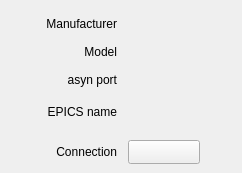
    <widget class="QWidget" name="tab_4">
     <attribute name="title">
      <string>Setup</string>
     </attribute>
     <widget class="QELabel" name="qelabel_25">
      <property name="geometry">
       <rect>
        <x>128</x>
        <y>16</y>
        <width>65</width>
        <height>16</height>
       </rect>
      </property>
      <property name="variable" stdset="0">
       <string>$(P):cam1:Manufacturer_RBV</string>
      </property>
      <property name="variableSubstitutions" stdset="0">
       <string>P=CPS1</string>
      </property>
      <property name="displayAlarmState">
       <bool>false</bool>
      </property>
     </widget>
     <widget class="QELabel" name="qelabel_26">
      <property name="geometry">
       <rect>
        <x>128</x>
        <y>44</y>
        <width>105</width>
        <height>16</height>
       </rect>
      </property>
      <property name="variable" stdset="0">
       <string>$(P):cam1:Model_RBV</string>
      </property>
      <property name="variableSubstitutions" stdset="0">
       <string>P=CPS1</string>
      </property>
      <property name="displayAlarmState">
       <bool>false</bool>
      </property>
     </widget>
     <widget class="QELabel" name="qelabel_27">
      <property name="geometry">
       <rect>
        <x>128</x>
        <y>72</y>
        <width>105</width>
        <height>16</height>
       </rect>
      </property>
      <property name="variable" stdset="0">
       <string>$(P):cam1:PortName_RBV</string>
      </property>
      <property name="variableSubstitutions" stdset="0">
       <string>P=CPS1</string>
      </property>
      <property name="displayAlarmState">
       <bool>false</bool>
      </property>
     </widget>
     <widget class="QLabel" name="label_23">
      <property name="geometry">
       <rect>
        <x>24</x>
        <y>16</y>
        <width>93</width>
        <height>16</height>
       </rect>
      </property>
      <property name="text">
       <string>Manufacturer</string>
      </property>
      <property name="alignment">
       <set>Qt::AlignRight|Qt::AlignTrailing|Qt::AlignVCenter</set>
      </property>
     </widget>
     <widget class="QLabel" name="label_24">
      <property name="geometry">
       <rect>
        <x>24</x>
        <y>44</y>
        <width>93</width>
        <height>16</height>
       </rect>
      </property>
      <property name="text">
       <string>Model</string>
      </property>
      <property name="alignment">
       <set>Qt::AlignRight|Qt::AlignTrailing|Qt::AlignVCenter</set>
      </property>
     </widget>
     <widget class="QLabel" name="label_25">
      <property name="geometry">
       <rect>
        <x>24</x>
        <y>72</y>
        <width>93</width>
        <height>16</height>
       </rect>
      </property>
      <property name="text">
       <string>asyn port</string>
      </property>
      <property name="alignment">
       <set>Qt::AlignRight|Qt::AlignTrailing|Qt::AlignVCenter</set>
      </property>
     </widget>
     <widget class="QLabel" name="label_26">
      <property name="geometry">
       <rect>
        <x>24</x>
        <y>144</y>
        <width>93</width>
        <height>16</height>
       </rect>
      </property>
      <property name="text">
       <string>Connection</string>
      </property>
      <property name="alignment">
       <set>Qt::AlignRight|Qt::AlignTrailing|Qt::AlignVCenter</set>
      </property>
     </widget>
     <widget class="QLabel" name="label_27">
      <property name="geometry">
       <rect>
        <x>24</x>
        <y>104</y>
        <width>93</width>
        <height>16</height>
       </rect>
      </property>
      <property name="text">
       <string>EPICS name</string>
      </property>
      <property name="alignment">
       <set>Qt::AlignRight|Qt::AlignTrailing|Qt::AlignVCenter</set>
      </property>
     </widget>
     <widget class="QELabel" name="qelabel_48">
      <property name="geometry">
       <rect>
        <x>128</x>
        <y>104</y>
        <width>93</width>
        <height>16</height>
       </rect>
      </property>
      <property name="variable" stdset="0">
       <string>$(P):cam1:BI:EPICS:NAME.DESC</string>
      </property>
      <property name="variableSubstitutions" stdset="0">
       <string>P=CPS1</string>
      </property>
      <property name="styleSheet">
       <string notr="true"/>
      </property>
      <property name="displayAlarmState">
       <bool>false</bool>
      </property>
     </widget>
     <widget class="CAButton" name="cabutton_4">
      <property name="geometry">
       <rect>
        <x>128</x>
        <y>140</y>
        <width>72</width>
        <height>24</height>
       </rect>
      </property>
      <property name="checkable">
       <bool>true</bool>
      </property>
      <property name="writeOnClick" stdset="0">
       <bool>true</bool>
      </property>
      <property name="onText">
       <string>Connect</string>
      </property>
      <property name="offText">
       <string>Disconnect</string>
      </property>
      <property name="onLabel">
       <string>On</string>
      </property>
      <property name="offLabel">
       <string>Off</string>
      </property>
      <property name="variable" stdset="0">
       <string>$(P):cam1:AsynIO.CNCT</string>
      </property>
      <property name="variableSubstitutions" stdset="0">
       <string>P=CPS1</string>
      </property>
      <property name="subscribe">
       <bool>true</bool>
      </property>
      <property name="AlarmEnable" stdset="0">
       <bool>false</bool>
      </property>
      <property name="literalLabel">
       <bool>true</bool>
      </property>
     </widget>
    </widget>
